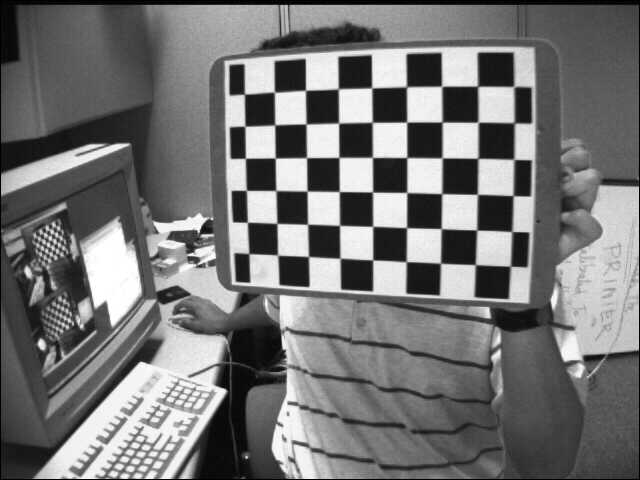
#> input picture src/Camera Calibration and 3D Reconstruction/camera_calibration/camera_calibration/left01.jpg, 640 x 480 px, given in place of vtest.avi, which was not available
$ python Optical_Flow.py
#> lines starting #> are read from the running program, lines starting #| are printed output that depends on the picture; after the words box and inside, x2 and y2 are one past the last pixel; in counts of white or black regions, pixels touching at a corner belong together; pictures that were not available may be replaced by others from this repository, and a replacement may not be noted
#http://docs.opencv.org/3.2.0/d7/d8b/tutorial_py_lucas_kanade.html

import numpy as np
import cv2

# [43 lines left out: function Lucas_Kanade_Optical_Flow, not called in this run]

#Gunner Farneback's algorithm
def Dense_Optical_Flow(video_name):
#> called with video_name = 'vtest.avi'
	cap = cv2.VideoCapture(video_name)
	ret, frame1 = cap.read()
#> frame1 is the input picture: shape (480, 640, 3); min 0, max 255, mean 116.6
	prvs = cv2.cvtColor(frame1,cv2.COLOR_BGR2GRAY)
	hsv = np.zeros_like(frame1)
	hsv[...,1] = 255
	while(1):
		ret, frame2 = cap.read()
		next = cv2.cvtColor(frame2,cv2.COLOR_BGR2GRAY)
		flow = cv2.calcOpticalFlowFarneback(prvs,next, None, 0.5, 3, 15, 3, 5, 1.2, 0)
		mag, ang = cv2.cartToPolar(flow[...,0], flow[...,1])
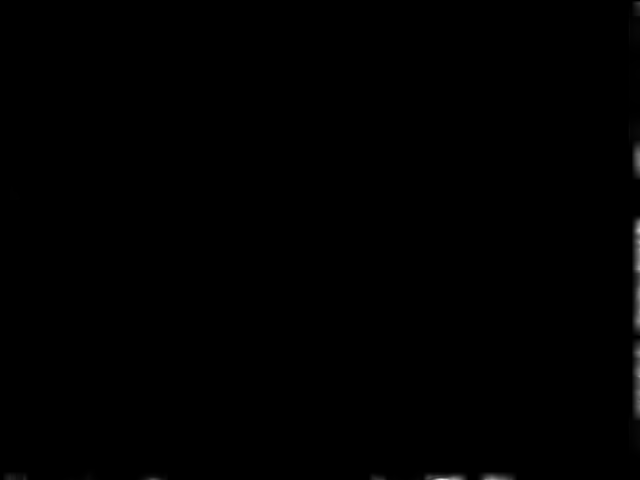
#> mag: shape (480, 640) float32; min 0, max 0.904, mean 0.00206
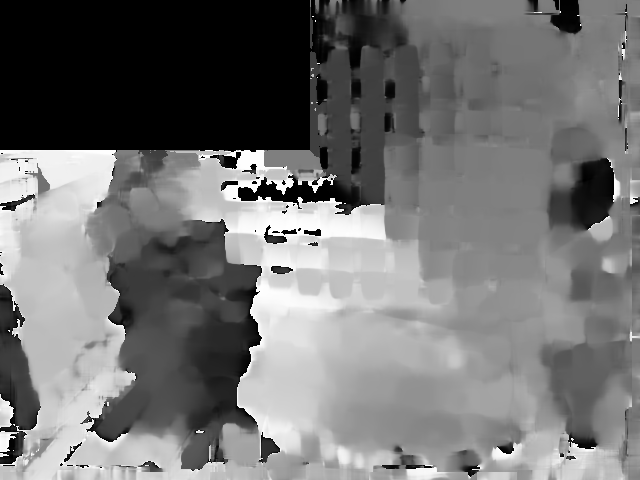
#> ang: shape (480, 640) float32; min 0, max 6.28, mean 2.86; drawn with min black and max white
		hsv[...,0] = ang*180/np.pi/2
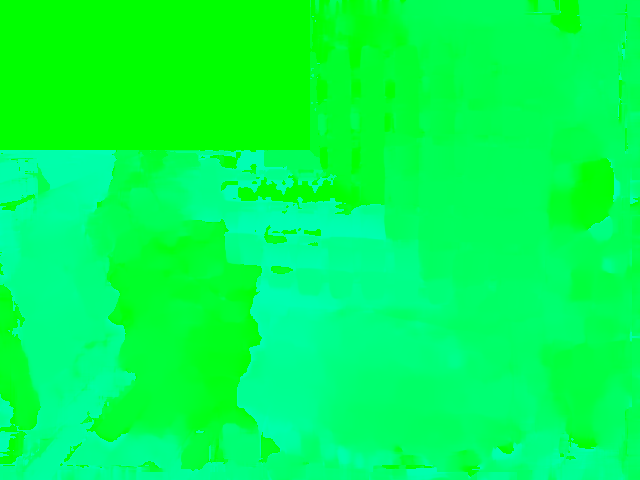
#> hsv: shape (480, 640, 3); mean of channels 0, 1, 2 81.4, 255, 0; drawn as B, G, R
		hsv[...,2] = cv2.normalize(mag,None,0,255,cv2.NORM_MINMAX)
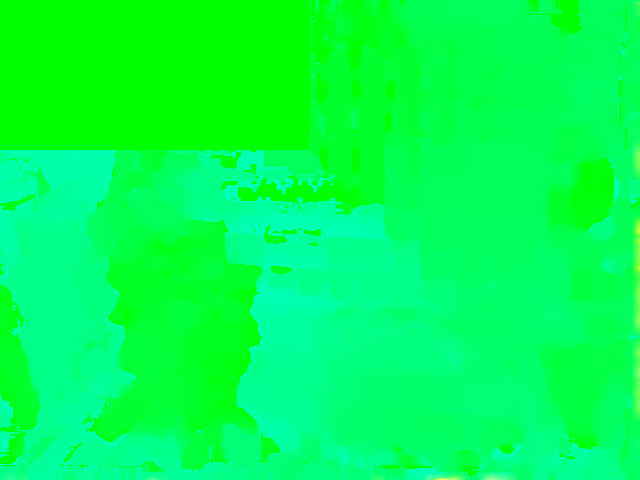
#> hsv: shape (480, 640, 3); 1.82% of pixels changed, all inside (x1, y1, x2, y2) = (3, 1, 640, 480); drawn as B, G, R
		bgr = cv2.cvtColor(hsv,cv2.COLOR_HSV2BGR)
		cv2.imshow('frame2',bgr)
		k = cv2.waitKey(30) & 0xff
#> (key Esc is pressed here)
		if k == 27:
			break
		elif k == ord('s'):
			cv2.imwrite('opticalfb.png',frame2)
			cv2.imwrite('opticalhsv.png',bgr)
		prvs = next
	cap.release()
	cv2.destroyAllWindows()


if __name__ == '__main__':
	#Lucas_Kanade_Optical_Flow('vtest.avi')
	Dense_Optical_Flow('vtest.avi')

$ run again, on src/Camera Calibration and 3D Reconstruction/camera_calibration/camera_calibration/left02.jpg
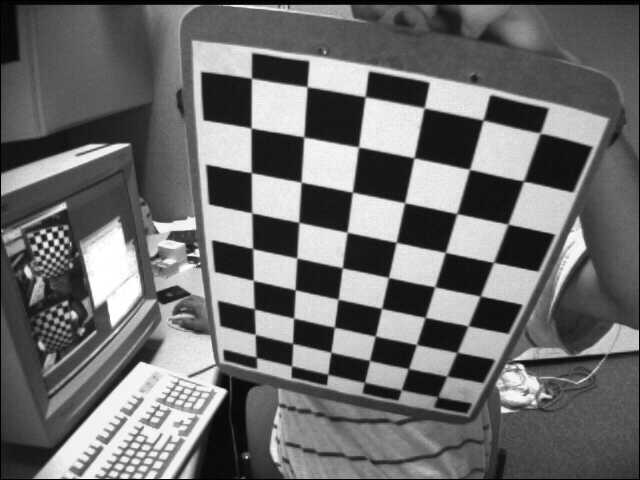
#> input picture src/Camera Calibration and 3D Reconstruction/camera_calibration/camera_calibration/left02.jpg, 640 x 480 px, given in place of vtest.avi, which was not available
#> in Dense_Optical_Flow, frame1 is the input picture: shape (480, 640, 3); min 0, max 255, mean 109
#> in Dense_Optical_Flow, `mag, ang = cv2.cartToPolar(flow[...,0], flow[...,1])`:
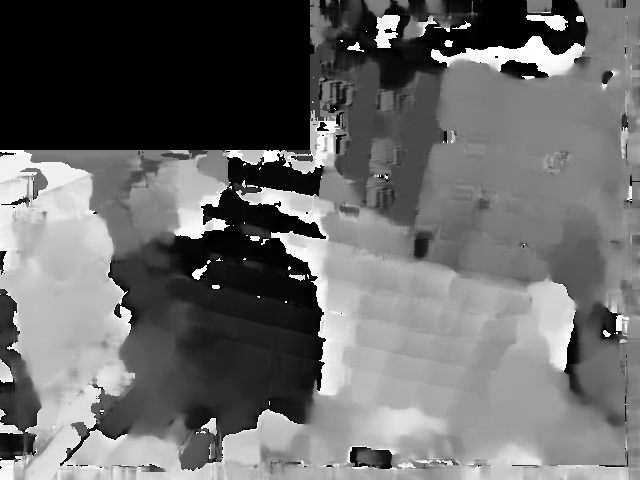
#> ang: shape (480, 640) float32; min 0, max 6.28, mean 2.62; drawn with min black and max white
#> in Dense_Optical_Flow, `hsv[...,2] = cv2.normalize(mag,None,0,255,cv2.NORM_MINMAX)`:
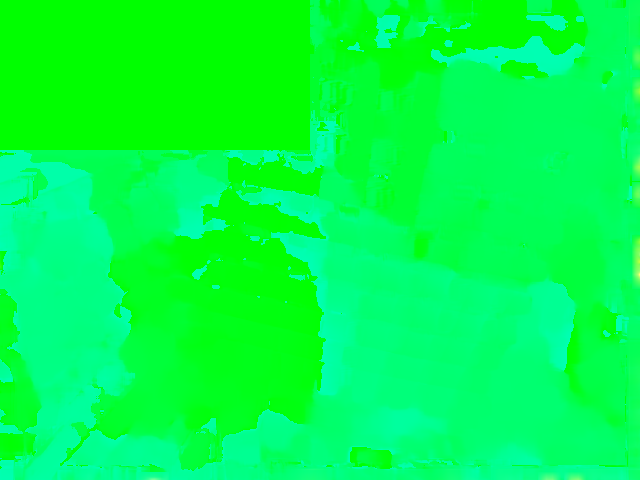
#> hsv: shape (480, 640, 3); mean of channels 0, 1, 2 74.7, 255, 0.4; drawn as B, G, R

$ run again, on src/Camera Calibration and 3D Reconstruction/camera_calibration/camera_calibration/left04.jpg
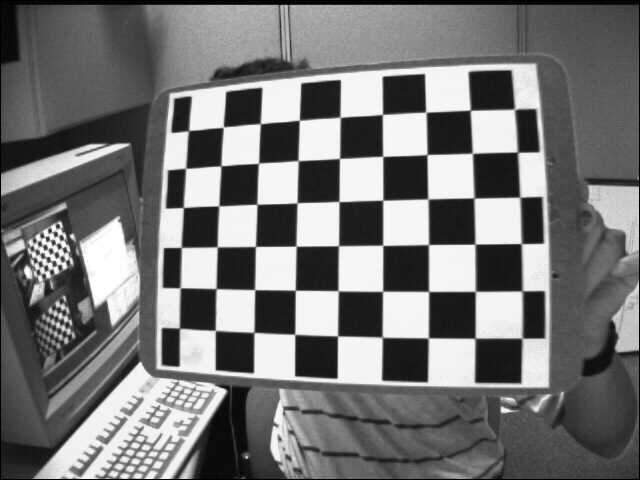
#> input picture src/Camera Calibration and 3D Reconstruction/camera_calibration/camera_calibration/left04.jpg, 640 x 480 px, given in place of vtest.avi, which was not available
#> in Dense_Optical_Flow, frame1 is the input picture: shape (480, 640, 3); min 0, max 255, mean 117.8
#> in Dense_Optical_Flow, `mag, ang = cv2.cartToPolar(flow[...,0], flow[...,1])`:
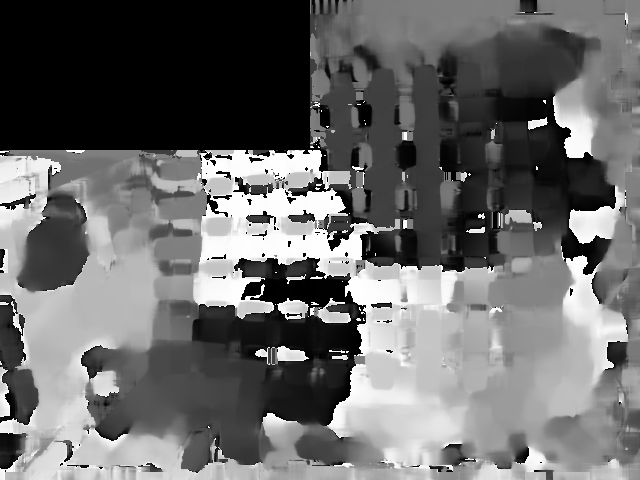
#> ang: shape (480, 640) float32; min 0, max 6.28, mean 2.63; drawn with min black and max white
#> in Dense_Optical_Flow, `hsv[...,2] = cv2.normalize(mag,None,0,255,cv2.NORM_MINMAX)`:
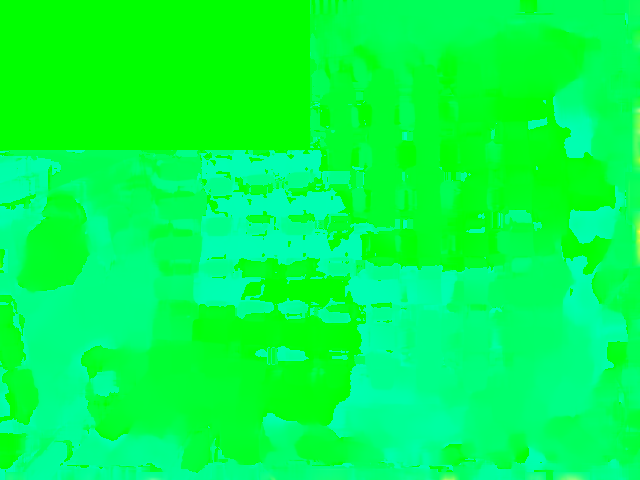
#> hsv: shape (480, 640, 3); mean of channels 0, 1, 2 75, 255, 0.4; drawn as B, G, R
